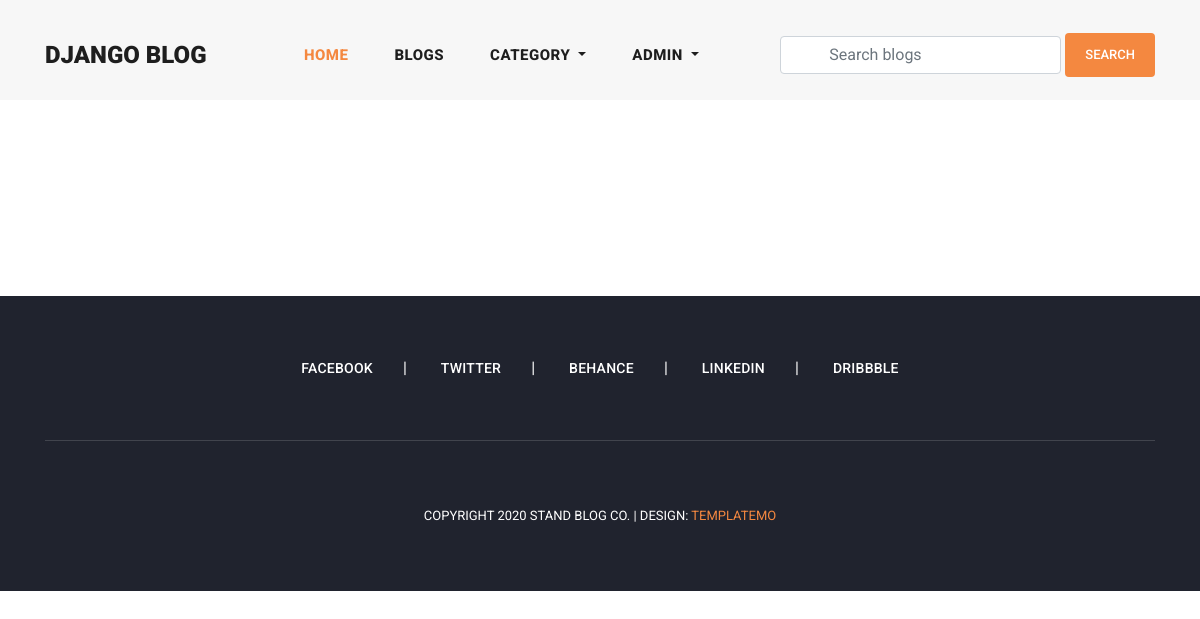
The app's page /user_notifications/ (signed in), older data.
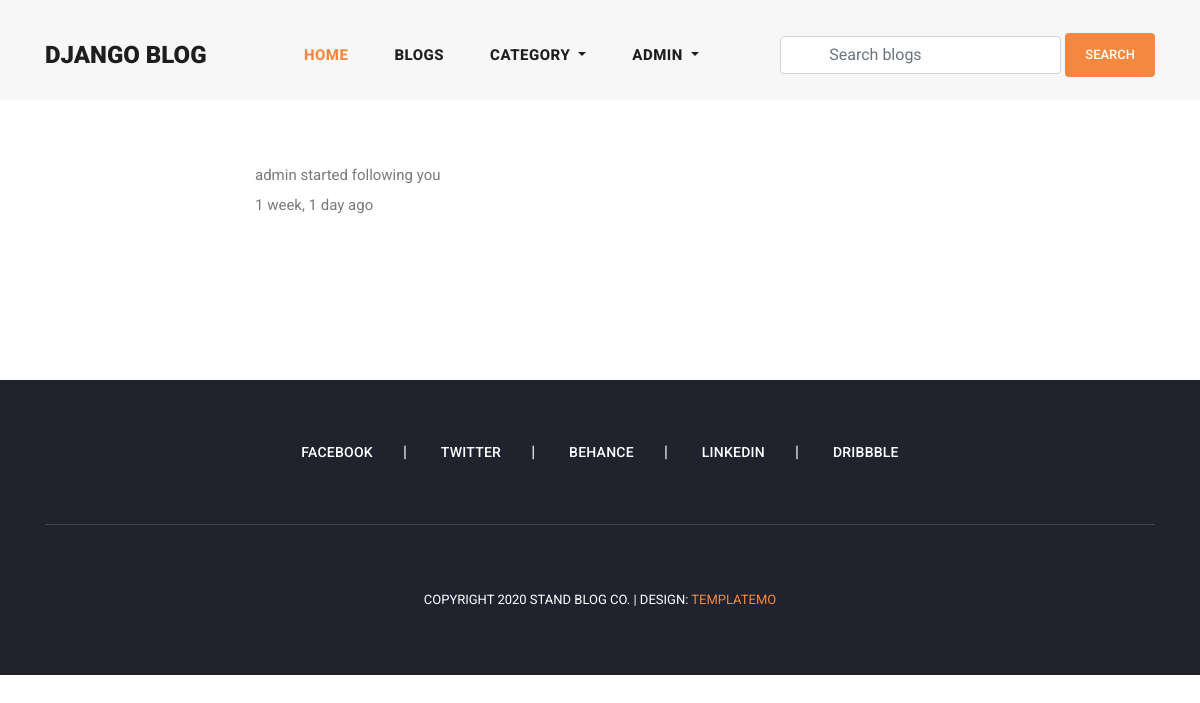
The same page, newer data.
### notification/models.py (models this page shows, shortened)
class Notificaiton(models.Model):
    NOTIFICATION_TYPES = ("Blog", "Like", "Follow")
    content_type = models.ForeignKey(
        ContentType,
        on_delete=models.CASCADE
    )
    object_id = models.BigIntegerField()
    content_object = GenericForeignKey('content_type', 'object_id')
    user = models.ForeignKey(
        User,
        related_name='user_notifications',
        on_delete=models.CASCADE
    )
    text = models.CharField(max_length=150)
    is_seen = models.BooleanField(default=False)
    notification_types = models.CharField(
        max_length=20,
        choices=list(zip(NOTIFICATION_TYPES, NOTIFICATION_TYPES))
    )
    created_date = models.DateTimeField(auto_now_add=True)

### user_profile/views.py (the view)
# urls.py: path('user_notifications/', user_notifications, name='user_notifications'),
@login_required(login_url='login')
def user_notifications(request):
    notifications = Notificaiton.objects.filter(
        user=request.user,
        is_seen=False
    )
    for notification in notifications:
        notification.is_seen = True
        notification.save()
    return render(request, 'notifications.html')

### blog/context_processors.py (called while the page is built)
def get_all_categories(request):
    categories = Category.objects.all()
    context = {
        "categories": categories
    }
    return context

### user_profile/context_processors.py (called while the page is built)
def user_notifications(request):
    context = {}
    if request.user.is_authenticated:
        notifications = Notificaiton.objects.filter(
            user=request.user
        ).order_by('-created_date')
        unseen = notifications.exclude(is_seen=True)
        context['notifications'] = notifications
        context['unseen'] = unseen.count()
    return context

### templates/notifications.html (shortened to what this page needs)
{% extends 'base.html' %}
{% load static %}
{% block content %}
<section class="notifications">
    <div class="container">
        <div class="row justify-content-center py-5">
            {% if notifications %}
            <div class="col-md-8">
                <ul class="list-group list-group-flush">
                    {% for notification in notifications %}
                    {% if notification.content_object %}
                    <li class="list-group-item">
                        {% if notification.notification_types == 'Blog' or  notification.notification_types == 'Like'%}
                        <a class="text-decoration-none text-dark" href="{% url 'blog_details' notification.content_object.slug %}">
                            <p>{{notification.text}}</p>
                            <p>{{notification.created_date|timesince}} ago</p>
                        </a>
                        {% else %}
                        <a class="text-decoration-none text-dark" href="{% url 'view_user_information' notification.content_object.followed_by.username %}">
                            <p>{{notification.text}}</p>
                            <p>{{notification.created_date|timesince}} ago</p>
                        </a>
                        {% endif %}
                    </li>
                    {% endif %}
                    {% endfor %}
                </ul>
            </div>
            {% endif %}
        </div>
    </div>
</section>
{% endblock content %}

Row changes from the older to the newer data that the page shows:
added Notificaiton: text "admin started following you", created_date "1 week, 1 day"
